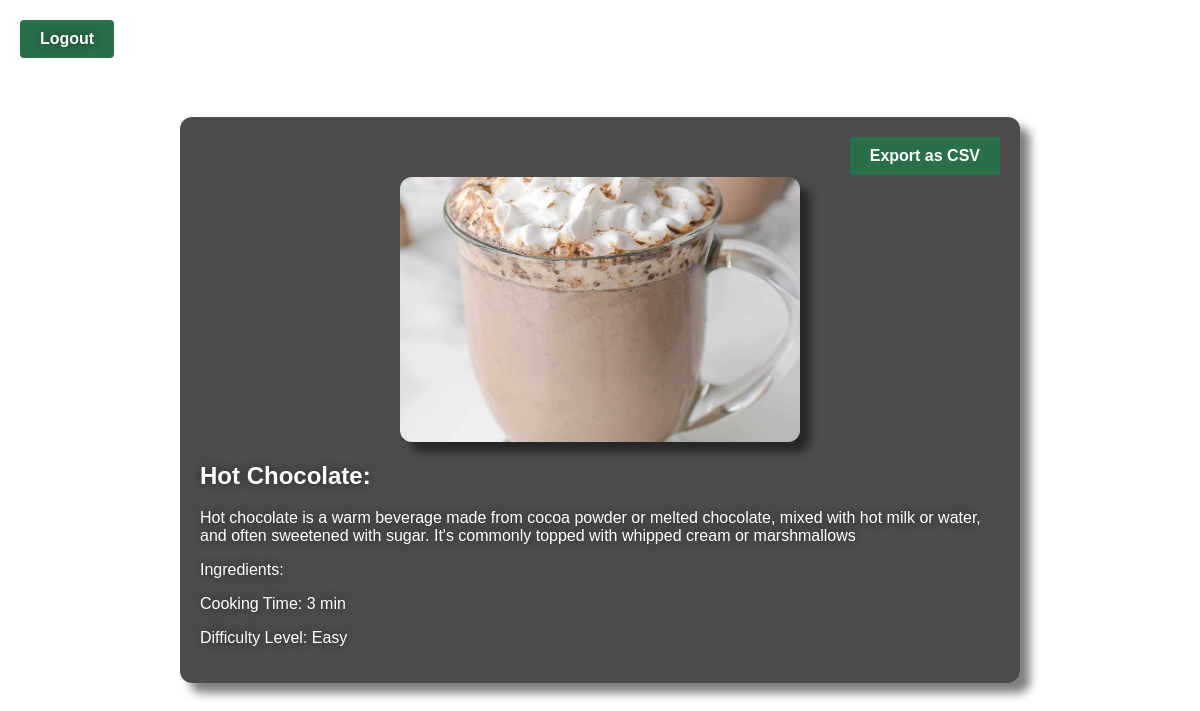
Screenshot of /recipes/2 (signed in) with the database file from the repository.
### recipes/models.py (models this page shows, shortened)
class Recipe(models.Model):
    title = models.CharField(max_length=50)
    cooking_time = models.PositiveIntegerField(help_text="In minutes")
    description = models.TextField()
    difficulty = models.CharField(max_length=20, default="TBD")
    ingredients = models.ManyToManyField(
        "ingredients.Ingredient", through="recipeingredients.RecipeIngredient"
    )
    pic = models.ImageField(upload_to="recipes", default="no_picture.jpeg")

### recipes/views.py (the view)
# urls.py: path("recipes/<pk>", RecipesDetailView.as_view(), name="recipes_detail"),
class RecipesDetailView(LoginRequiredMixin, DetailView):
    model = Recipe
    template_name = "recipes/recipes_detail.html"
    context_object_name = "recipe"

### recipes/templates/recipes/recipes_detail.html (shortened to what this page needs)
{% load static %}
<!DOCTYPE html>
<html lang="en">
  <head>
  </head>
  <body>
    <div class="logout-button">
      <a href="{% url 'logout' %}" style="color: #fff; text-decoration: none"
        >Logout</a
      >
    </div>
    <div class="container">
      <form
      action="{% url 'recipes:export_single_recipe_csv' object.id %}"
      method="get"
    >
        <button type="submit" class="btn">Export as CSV</button>
      </form>
      <img
        src="{{ object.pic.url }}"
        alt="{{ object.title }}"
        class="recipe-image"
      />
      <h2>{{ object.title }}:</h2>
      <p>{{ object.description }}</p>
      <p>Ingredients:</p>
      <p>Cooking Time: {{ object.cooking_time }} min</p>
      <p>Difficulty Level: {{ object.difficulty }}</p>
    </div>
  </body>
</html>

### rows the page displays
Recipe: pic (picture), title "Hot Chocolate", description "Hot chocolate is a warm beverage made from cocoa powder or melted chocolate, mixed with hot milk or water, and often sweetened with sugar. It's commonly topped with whipped cream or marshmallows", cooking_time "3", difficulty "Easy"
